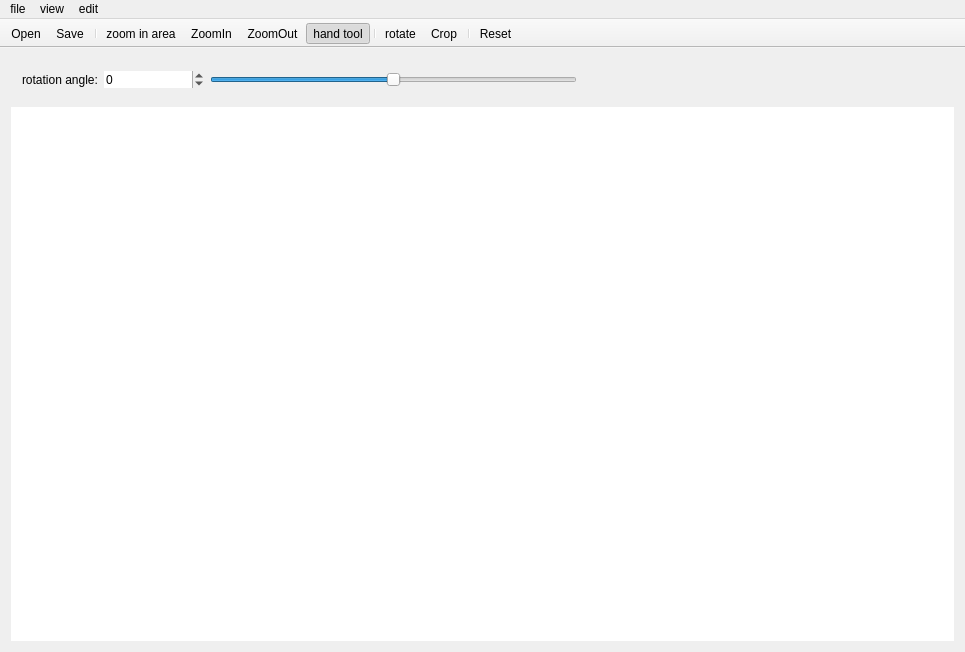
<?xml version="1.0" encoding="UTF-8"?>
<ui version="4.0">
 <class>MainWindow</class>
 <widget class="QMainWindow" name="MainWindow">
  <property name="geometry">
   <rect>
    <x>0</x>
    <y>0</y>
    <width>965</width>
    <height>652</height>
   </rect>
  </property>
  <property name="windowTitle">
   <string>Image Viewer</string>
  </property>
  <property name="windowIcon">
   <iconset resource="sources.qrc">
    <normaloff>:/icons/icons/ImageViewer.png</normaloff>:/icons/icons/ImageViewer.png</iconset>
  </property>
  <property name="statusTip">
   <string notr="true"/>
  </property>
  <widget class="QWidget" name="centralWidget">
   <layout class="QVBoxLayout" name="verticalLayout_2">
    <item>
     <layout class="QVBoxLayout" name="verticalLayout">
      <item>
       <widget class="QWidget" name="rotationWidget" native="true">
        <layout class="QHBoxLayout" name="horizontalLayout">
         <item>
          <widget class="QLabel" name="rotateLabel">
           <property name="text">
            <string>rotation angle:</string>
           </property>
          </widget>
         </item>
         <item>
          <widget class="QSpinBox" name="angleSpinBox">
           <property name="minimumSize">
            <size>
             <width>100</width>
             <height>10</height>
            </size>
           </property>
           <property name="baseSize">
            <size>
             <width>100</width>
             <height>0</height>
            </size>
           </property>
           <property name="frame">
            <bool>false</bool>
           </property>
           <property name="buttonSymbols">
            <enum>QAbstractSpinBox::UpDownArrows</enum>
           </property>
           <property name="specialValueText">
            <string notr="true"/>
           </property>
           <property name="suffix">
            <string notr="true"/>
           </property>
           <property name="prefix">
            <string notr="true"/>
           </property>
           <property name="minimum">
            <number>-180</number>
           </property>
           <property name="maximum">
            <number>180</number>
           </property>
          </widget>
         </item>
         <item>
          <widget class="QSlider" name="angleHSlider">
           <property name="minimum">
            <number>-180</number>
           </property>
           <property name="maximum">
            <number>180</number>
           </property>
           <property name="orientation">
            <enum>Qt::Horizontal</enum>
           </property>
          </widget>
         </item>
         <item>
          <spacer name="horizontalSpacer">
           <property name="orientation">
            <enum>Qt::Horizontal</enum>
           </property>
           <property name="sizeHint" stdset="0">
            <size>
             <width>36</width>
             <height>20</height>
            </size>
           </property>
          </spacer>
         </item>
        </layout>
       </widget>
      </item>
      <item>
       <widget class="QGraphicsView" name="graphicsView">
        <property name="cursor" stdset="0">
         <cursorShape>OpenHandCursor</cursorShape>
        </property>
        <property name="mouseTracking">
         <bool>false</bool>
        </property>
        <property name="autoFillBackground">
         <bool>false</bool>
        </property>
        <property name="frameShape">
         <enum>QFrame::NoFrame</enum>
        </property>
        <property name="frameShadow">
         <enum>QFrame::Plain</enum>
        </property>
        <property name="lineWidth">
         <number>0</number>
        </property>
        <property name="backgroundBrush">
         <brush brushstyle="NoBrush">
          <color alpha="0">
           <red>0</red>
           <green>0</green>
           <blue>0</blue>
          </color>
         </brush>
        </property>
       </widget>
      </item>
     </layout>
    </item>
   </layout>
  </widget>
  <widget class="QToolBar" name="toolBar">
   <property name="sizePolicy">
    <sizepolicy hsizetype="Expanding" vsizetype="Expanding">
     <horstretch>100</horstretch>
     <verstretch>0</verstretch>
    </sizepolicy>
   </property>
   <property name="minimumSize">
    <size>
     <width>0</width>
     <height>0</height>
    </size>
   </property>
   <property name="windowTitle">
    <string>toolBar</string>
   </property>
   <property name="layoutDirection">
    <enum>Qt::LeftToRight</enum>
   </property>
   <property name="movable">
    <bool>false</bool>
   </property>
   <property name="allowedAreas">
    <set>Qt::NoToolBarArea</set>
   </property>
   <property name="orientation">
    <enum>Qt::Horizontal</enum>
   </property>
   <property name="iconSize">
    <size>
     <width>40</width>
     <height>30</height>
    </size>
   </property>
   <property name="toolButtonStyle">
    <enum>Qt::ToolButtonFollowStyle</enum>
   </property>
   <property name="floatable">
    <bool>false</bool>
   </property>
   <attribute name="toolBarArea">
    <enum>TopToolBarArea</enum>
   </attribute>
   <attribute name="toolBarBreak">
    <bool>false</bool>
   </attribute>
   <addaction name="actionOpen"/>
   <addaction name="actionSave"/>
   <addaction name="separator"/>
   <addaction name="actionZoomInArea"/>
   <addaction name="actionZoomIn"/>
   <addaction name="actionZoomOut"/>
   <addaction name="actionHandTool"/>
   <addaction name="separator"/>
   <addaction name="actionRotate"/>
   <addaction name="actionCrop"/>
   <addaction name="separator"/>
   <addaction name="actionReset"/>
  </widget>
  <widget class="QMenuBar" name="menuBar">
   <property name="geometry">
    <rect>
     <x>0</x>
     <y>0</y>
     <width>965</width>
     <height>20</height>
    </rect>
   </property>
   <widget class="QMenu" name="menuFile">
    <property name="title">
     <string>file</string>
    </property>
    <addaction name="actionOpen"/>
    <addaction name="actionSave"/>
   </widget>
   <widget class="QMenu" name="menuView">
    <property name="title">
     <string>view</string>
    </property>
    <addaction name="actionZoomInArea"/>
    <addaction name="actionZoomIn"/>
    <addaction name="actionZoomOut"/>
   </widget>
   <widget class="QMenu" name="menuEdit">
    <property name="title">
     <string>edit</string>
    </property>
    <addaction name="actionRotate"/>
    <addaction name="actionCrop"/>
    <addaction name="actionReset"/>
   </widget>
   <addaction name="menuFile"/>
   <addaction name="menuView"/>
   <addaction name="menuEdit"/>
  </widget>
  <action name="actionOpen">
   <property name="icon">
    <iconset>
     <normalon>:/icons/icons/open.png</normalon>
    </iconset>
   </property>
   <property name="text">
    <string>Open</string>
   </property>
   <property name="toolTip">
    <string>Open new image file (Ctrl+O)</string>
   </property>
   <property name="shortcut">
    <string>Ctrl+O</string>
   </property>
  </action>
  <action name="actionSave">
   <property name="icon">
    <iconset>
     <normalon>:/icons/icons/save.png</normalon>
    </iconset>
   </property>
   <property name="text">
    <string>Save</string>
   </property>
   <property name="toolTip">
    <string>Save as new file (Ctrl+S)</string>
   </property>
   <property name="shortcut">
    <string>Ctrl+S</string>
   </property>
  </action>
  <action name="actionZoomInArea">
   <property name="checkable">
    <bool>true</bool>
   </property>
   <property name="icon">
    <iconset resource="sources.qrc">
     <normaloff>:/icons/icons/zoomin_area.png</normaloff>
     <normalon>:/icons/icons/zoomin.png</normalon>:/icons/icons/zoomin_area.png</iconset>
   </property>
   <property name="text">
    <string>zoom in area</string>
   </property>
   <property name="toolTip">
    <string>select area to zoom in (Z)</string>
   </property>
   <property name="shortcut">
    <string>Z</string>
   </property>
  </action>
  <action name="actionZoomOut">
   <property name="icon">
    <iconset>
     <normalon>:/icons/icons/zoomout.png</normalon>
    </iconset>
   </property>
   <property name="text">
    <string>ZoomOut</string>
   </property>
   <property name="toolTip">
    <string>zoom out (-)</string>
   </property>
   <property name="shortcut">
    <string>-</string>
   </property>
  </action>
  <action name="actionCrop">
   <property name="checkable">
    <bool>true</bool>
   </property>
   <property name="icon">
    <iconset>
     <normalon>:/icons/icons/crop.png</normalon>
    </iconset>
   </property>
   <property name="text">
    <string>Crop</string>
   </property>
   <property name="toolTip">
    <string>crop to selected area (Ctrl+C)</string>
   </property>
   <property name="shortcut">
    <string>Ctrl+C</string>
   </property>
  </action>
  <action name="actionReset">
   <property name="icon">
    <iconset>
     <normalon>:/icons/icons/reset.png</normalon>
    </iconset>
   </property>
   <property name="text">
    <string>Reset</string>
   </property>
   <property name="toolTip">
    <string>restore orignal image (Ctrl+R)</string>
   </property>
   <property name="shortcut">
    <string>Ctrl+R</string>
   </property>
  </action>
  <action name="actionHandTool">
   <property name="checkable">
    <bool>true</bool>
   </property>
   <property name="checked">
    <bool>true</bool>
   </property>
   <property name="icon">
    <iconset resource="sources.qrc">
     <normaloff>:/icons/icons/handtool.png</normaloff>:/icons/icons/handtool.png</iconset>
   </property>
   <property name="text">
    <string>hand tool</string>
   </property>
   <property name="toolTip">
    <string>hand tool (Esc, H)</string>
   </property>
   <property name="shortcut">
    <string>H</string>
   </property>
  </action>
  <action name="actionZoomIn">
   <property name="icon">
    <iconset resource="sources.qrc">
     <normaloff>:/icons/icons/zoomin.png</normaloff>:/icons/icons/zoomin.png</iconset>
   </property>
   <property name="text">
    <string>ZoomIn</string>
   </property>
   <property name="toolTip">
    <string>Zoom in (+)</string>
   </property>
   <property name="shortcut">
    <string>=</string>
   </property>
  </action>
  <action name="actionRotate">
   <property name="checkable">
    <bool>true</bool>
   </property>
   <property name="icon">
    <iconset resource="sources.qrc">
     <normaloff>:/icons/icons/rotate.png</normaloff>:/icons/icons/rotate.png</iconset>
   </property>
   <property name="text">
    <string>rotate</string>
   </property>
   <property name="toolTip">
    <string>rotate image</string>
   </property>
  </action>
 </widget>
 <layoutdefault spacing="6" margin="11"/>
 <resources>
  <include location="sources.qrc"/>
 </resources>
 <connections/>
</ui>
